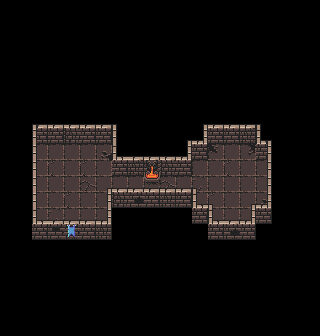

A 2D game scene composited from a Tiled map and its tileset images. What follows is a short description and the map's XML, with each tile layer's data collapsed to a summary:
An orthogonal 20x21 tile map with 16x16 px tiles, 5 tile layers (ground, background, foreground, foreground2, ...) and 7 objects (PLAYER, EXIT, SHOP, REAPER, CHEST_EPIC, ...).

<map version="1.5" tiledversion="1.6.0" orientation="orthogonal" renderorder="right-down" width="20" height="21" tilewidth="16" tileheight="16" infinite="0" nextlayerid="10" nextobjectid="46">
 <properties>
  <property name="musicFilePath" value="audio/music/Take Cover.ogg" />
 </properties>
 <tileset firstgid="1" source="../tileset1.tsx" />
 <layer id="1" name="ground" width="20" height="21">
  <data>[420 cells, 66 non-empty, 8 distinct tile ids]</data>
 </layer>
 <layer id="4" name="background" width="20" height="21">
  <data>[420 cells, 6 non-empty, 4 distinct tile ids]</data>
 </layer>
 <layer id="9" name="foreground" width="20" height="21">
  <properties>
   <property name="z" type="int" value="1" />
  </properties>
  <data>[420 cells, 63 non-empty, 13 distinct tile ids]</data>
 </layer>
 <layer id="2" name="foreground2" width="20" height="21">
  <properties>
   <property name="z" type="int" value="1" />
  </properties>
  <data>[420 cells, 2 non-empty, 2 distinct tile ids]</data>
 </layer>
 <layer id="3" name="foreground3" width="20" height="21">
  <properties>
   <property name="z" type="int" value="1" />
  </properties>
  <data>[420 cells, 0 non-empty, 0 distinct tile ids]</data>
 </layer>
 <objectgroup id="5" name="collision">
  <properties>
   <property name="collisionLayer" type="bool" value="true" />
  </properties>
  <object id="45" x="36.5455" y="144">
   <polygon points="0,0 75.4545,0 75.4545,32 155.455,32 155.455,16 171.455,16 171.455,0 219.455,0 219.455,16 231.273,16 231.364,77.9091 215.182,77.5455 215.182,95.4545 175.636,95.9091 175.182,77.2727 156.182,78.6364 155.455,64 72.5455,63.7273 73.0909,94.4545 -0.454545,94.8182" />
  </object>
 </objectgroup>
 <objectgroup id="6" name="entities">
  <object id="6" name="PLAYER" x="46.713" y="211.13">
   <point />
  </object>
  <object id="7" name="EXIT" x="256" y="176" width="16.0678" height="16.0153" />
  <object id="26" name="SHOP" x="49.5754" y="160.056">
   <point />
  </object>
  <object id="32" name="REAPER" x="96.5076" y="159.603">
   <point />
  </object>
  <object id="37" name="CHEST_EPIC" x="226.833" y="192">
   <point />
  </object>
 </objectgroup>
 <objectgroup color="#ff0000" id="7" name="enemies">
  <object id="30" name="BIG_DEMON" type="BOSS" x="202.02" y="204.229">
   <point />
  </object>
 </objectgroup>
</map>
